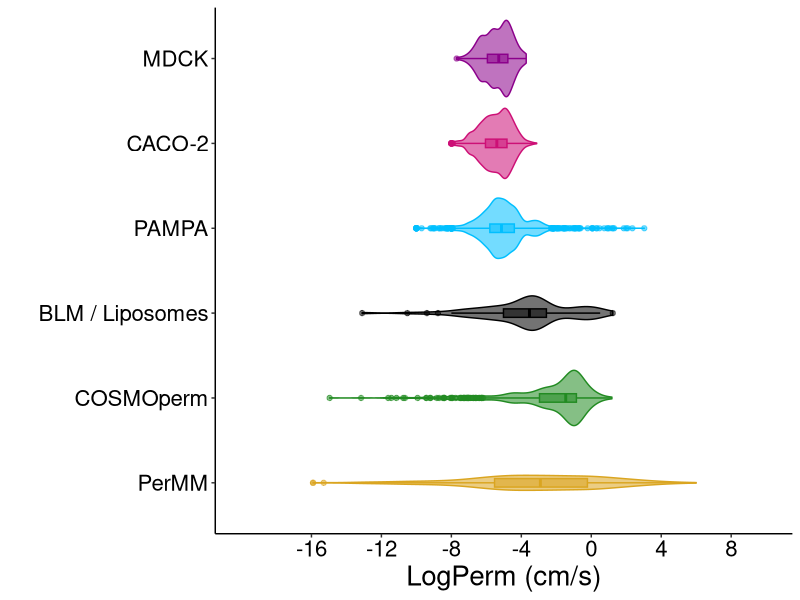

Write the R code that produced this figure.
# Instal required packages
install.packages("ggpubr")
install.packages("dplyr")
install.packages("tidyverse")

# Load packages
library(tidyverse)
library(dplyr)
library(ggplot2)
library(grid)

# Load MolMeDB dataset
data <- read.csv("inputs/prepared_MolMeDB_dataset.csv", header = TRUE, sep = ";")

##########################################################################
########################## Graphical abstract ############################
##########################################################################
########################## Prepare violin plot ###########################
##########################################################################
#### -- compares distribution of LogPerm values ##########################
#### -- for MDCK, CACO-2, PAMPA, BLM, COMSMOperm and PerMM methods -- ####
##########################################################################

config = rev(within(list(), {
  method_groups   = c("PerMM", "COSMOperm", "BLM", "PAMPA", "CACO-2", "MDCK")
  labels          = c("PerMM", "COSMOperm", "BLM / Liposomes", "PAMPA", "CACO-2", "MDCK")
  colors          = c("gray0", "deeppink3", "forestgreen", "darkmagenta", "deepskyblue", "goldenrod")
  yBreaks         = c(-16, -12, -8, -4, 0, 4, 8, 12)
}))

### Prepare data for violin plot
data_for_violinplot <- NULL

for (label in config$method_groups)
{
  data_for_violinplot = rbind(data_for_violinplot, subset(data, method_label == label))
}

# Create violinplot
graphical_abstract <- ggplot(data_for_violinplot, aes(x= factor(method_label, level = config$method_groups),y=LogPerm_molmedb_value, fill = method_label, color = method_label, alpha = 0.2))+
  scale_fill_manual(values=config$colors) +
  scale_color_manual(values=config$colors) +
  geom_violin(width = 0.9) +
  geom_boxplot(width = 0.1) +
  theme_classic() +
  labs( y = "LogPerm (cm/s)", x = " ") +
  scale_x_discrete(labels = config$labels) +
  scale_y_continuous(lim = c(-20,10), breaks = config$yBreaks) +
  theme(text = element_text(size = 20, color = "black"), ### Family font must be installed
        axis.text.x = element_text(color="black"),
        axis.text.y = element_text(color="black")) +
  theme(legend.position="none")+
  coord_flip()

# Print final result
pdf(file="outputs/violin plots/01.pdf",
    width=16,
    height = 8)

graphical_abstract

dev.off()

##########################################################################
########################## End of violin plot ############################
##########################################################################


